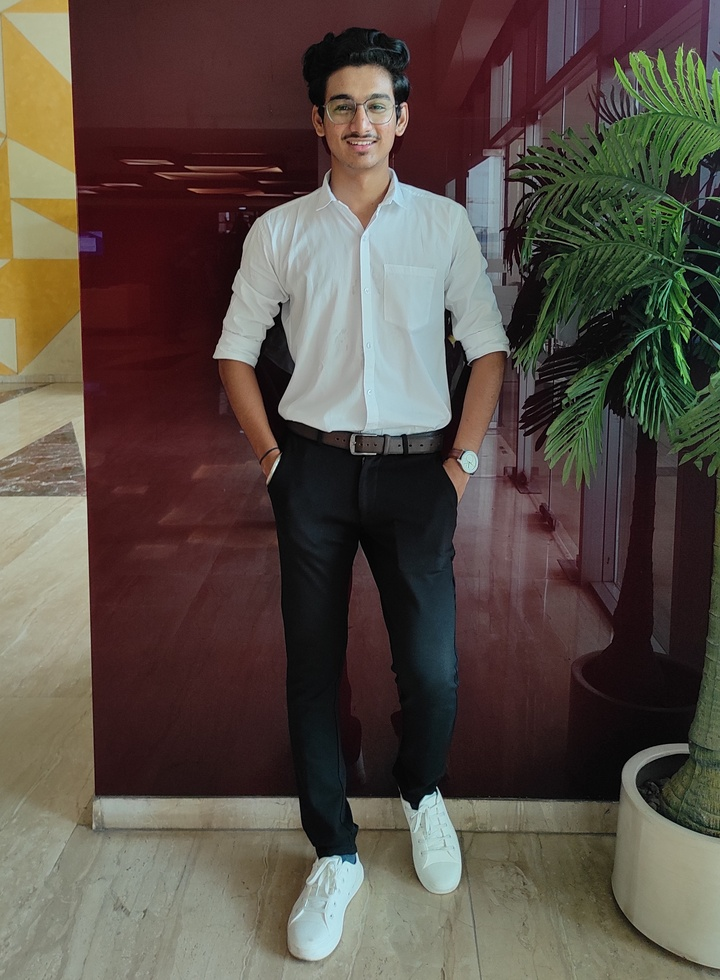
#> input picture Task-2-Image to Pencil Sketch with Python/Image.jpg, 720 x 980 px, shrunk from 2608 x 3551 before the run, found by its file name
$ jupyter execute Task2_Image_to_Pencil_Sketch.ipynb
#> lines starting #> are read from the running program, lines starting #| are printed output that depends on the picture
Image to Pencil Sketch with Python

We need to read the image in RBG format and then convert it to a grayscale image. This will turn an image into a classic black and white photo. Then the next thing to do is invert the grayscale image also called negative image, this will be our inverted grayscale image. Inversion can be used to enhance details. Then we can finally create the pencil sketch by mixing the grayscale image with the inverted blurry image. This can be done by dividing the grayscale image by the inverted blurry image. Since images are just arrays, we can easily do this programmatically using the divide function from the cv2 library in Python

Importing Required Libraries

[cell 1]
import cv2
import matplotlib.pyplot as plt

[cell 2]
# Read Image
image = cv2.imread("image.jpg")
#> image is the input picture: shape (980, 720, 3); mean B, G, R 69.8, 77.9, 88.5

[cell 3]
cv2.imread("Lokesh", image)
cv2.waitKey(0)

Read the image in RGB Format

[cell 4]
image = cv2.imread('Image.jpg')
plt.imshow(cv2.cvtColor(image, cv2.COLOR_BGR2RGB))
plt.axis('off')
plt.show()

Create a new image by converting the original image to grayscale

[cell 5]
grayImage = cv2.cvtColor(image, cv2.COLOR_BGR2GRAY)
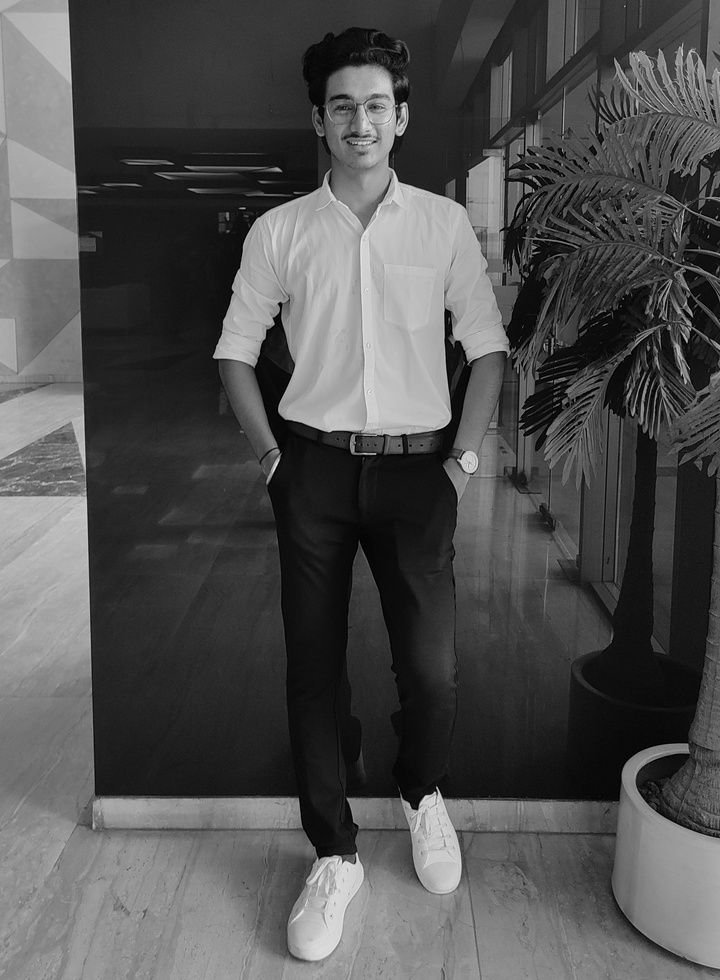
#> grayImage: shape (980, 720); min 0, max 239, mean 80.2
grayImage

[cell 6]
plt.imshow(grayImage)

Inverting above grayscale image

[cell 7]
invertedImage = 255 - grayImage
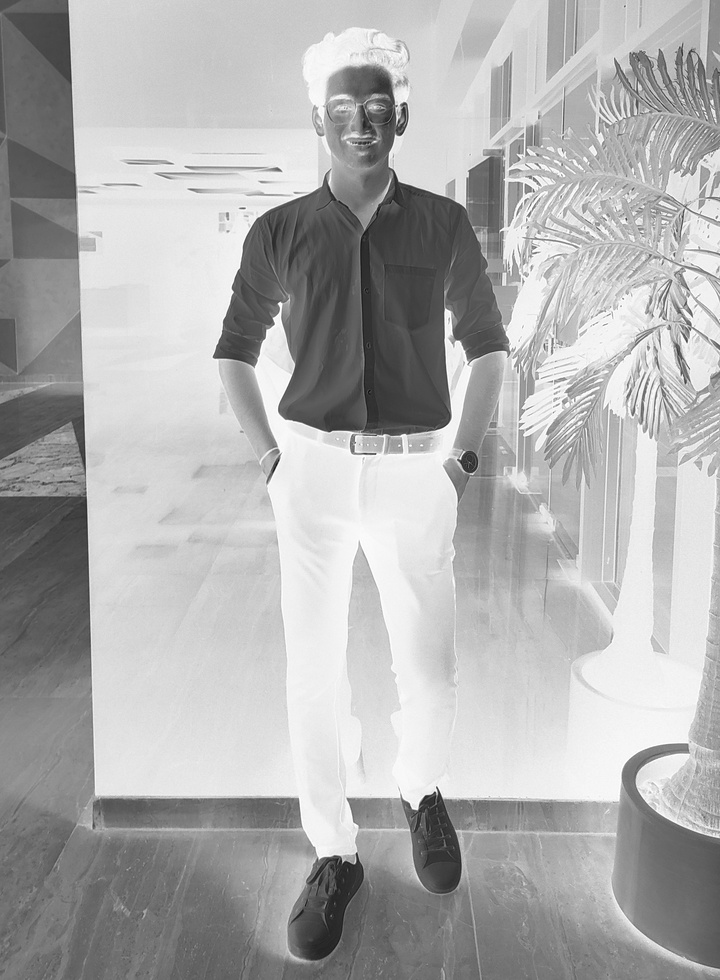
#> invertedImage: shape (980, 720); min 16, max 255, mean 174.8
plt.imshow(cv2.cvtColor(invertedImage, cv2.COLOR_BGR2RGB))

Blur the image by using the Gaussian Function in OpenCV

[cell 8]
blurred = cv2.GaussianBlur(invertedImage, (21,21), 0)
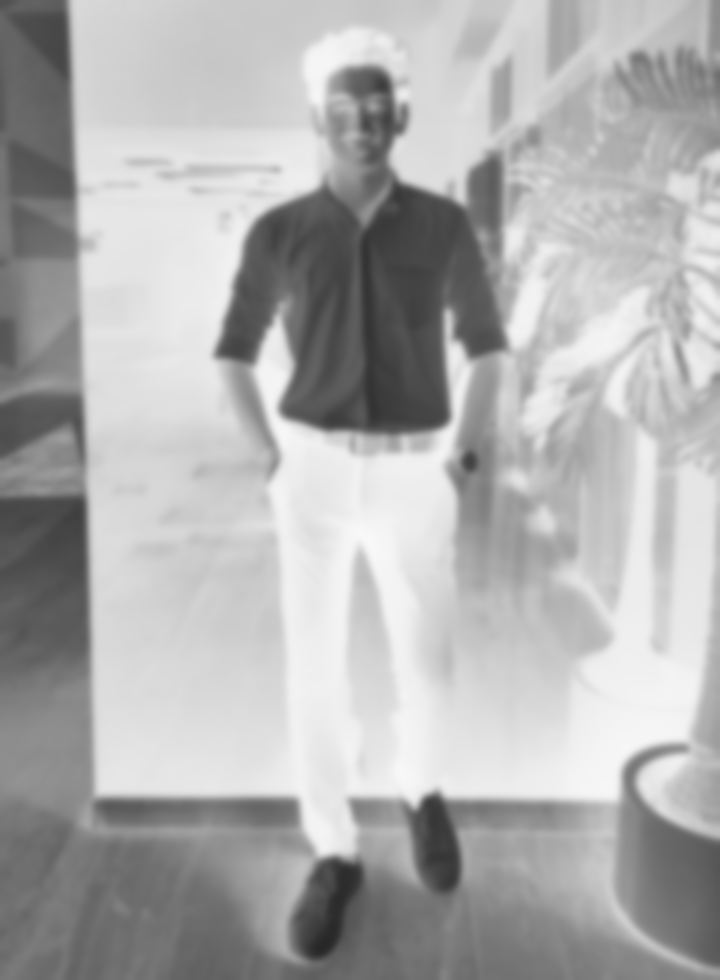
#> blurred: shape (980, 720); min 39, max 248, mean 174.8
plt.imshow(blurred)

Inverting the blurred image to get the pencil sketch

[cell 9]
invertedBlur = 255 - blurred
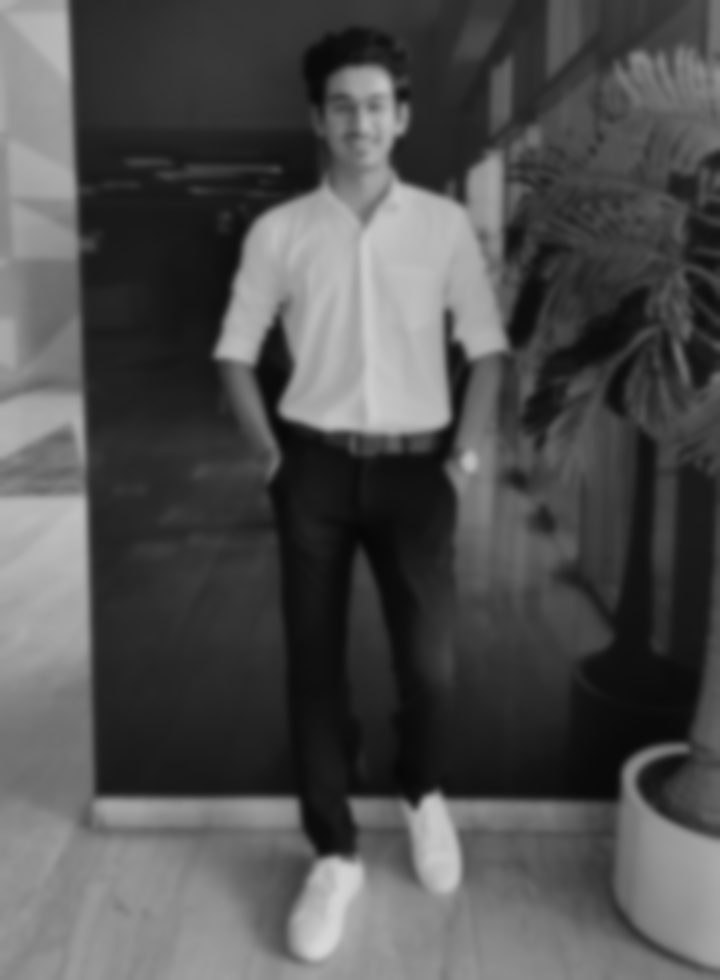
#> invertedBlur: shape (980, 720); min 7, max 216, mean 80.2
pencil_sketch = cv2.divide(grayImage, invertedBlur, scale=256.0)
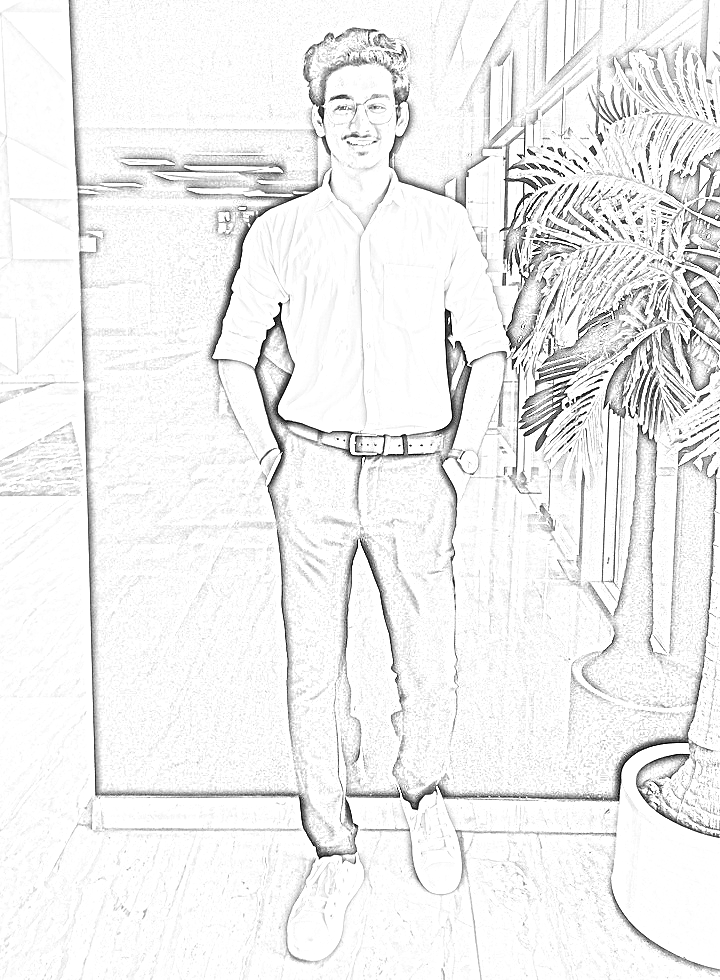
#> pencil_sketch: shape (980, 720); min 0, max 255, mean 239.4
plt.imshow(pencil_sketch)

Final Sketch

[cell 10]
invertedBlur = 255 - blurred
pencil_sketch = cv2.divide(grayImage, invertedBlur, scale=256.0)
plt.imshow(cv2.cvtColor(pencil_sketch, cv2.COLOR_BGR2RGB))
plt.axis('off')
plt.show()
